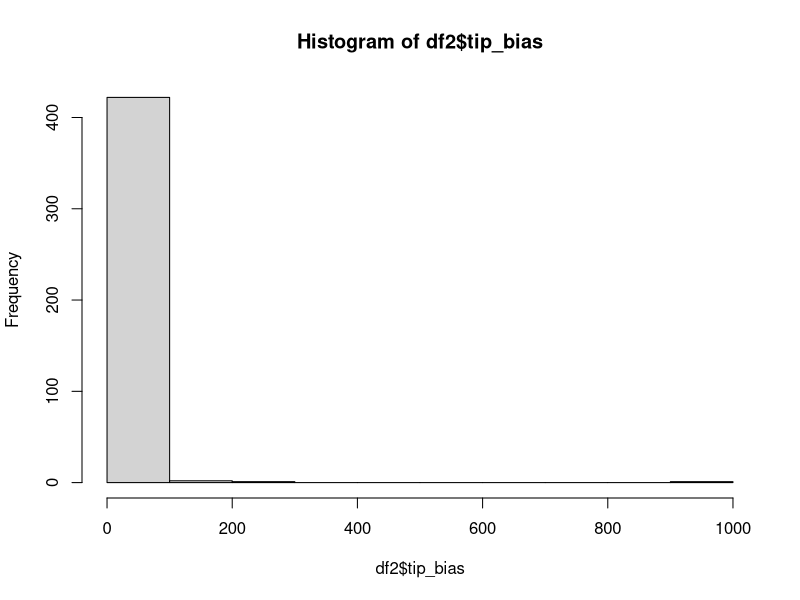

The R script that drew this image:
####
# How do dataset properties compare to recommendations?
####

rm(list = ls())

library(tidyr)
library(dplyr)
library(ggplot2)

#read in data
df <- read.csv("data/sse_review_table - main_table.csv")

#check col names
colnames(df)

#choose the columns you want in model (plus study/model_no for formatting)
df <-
  df[, c(
    'study',
    'model_no',
    'order',
    'sse_model',
    'tips',
    'year',
    'div_inc',
    'perc_sampling',
    'samples_per_state'
  )]

#make sampling fraction percentage
df$perc_sampling<-df$perc_sampling*100

#make sure factors are factors
df$order <- as.factor(df$order)
df$sse_model <- as.factor(df$sse_model)
df$year <- as.factor(df$year)
df$div_inc <- as.factor(df$div_inc)

###
# Make samples per state into tip bias
###

#get max and min values of samples per state for each model
top_df <-
  df %>% group_by(study, model_no) %>% slice_max(n = 1,
                                                 order_by = samples_per_state,
                                                 with_ties = F)

head(top_df)

bot_df <-
  df %>% group_by(study, model_no) %>% slice_min(n = 1,
                                                 order_by = samples_per_state,
                                                 with_ties = F)

head(bot_df)

#reduce to a single binary result per model per study
df2 <- df %>%
  group_by(study, model_no) %>%
  dplyr::slice(which.max(div_inc))
head(df2)

#add tip bias column by dividing larger number of tips with state A by smaller number of tips with state B
#multi-state models are therefore largest tip bias possible in the data
df2$tip_bias <- top_df$samples_per_state / bot_df$samples_per_state

#check that orders of df2 and top/bot_df match up
top_df$study==bot_df$study
top_df$model_no==bot_df$model_no

df2$model_no==bot_df$model_no
df2$model_no==top_df$model_no

df2$study==bot_df$study
df2$study==top_df$study

#remove na from tip bias column only
df2<-df2[!is.na(df2$tip_bias),]

#make new col with 2's
df2$davis<-rep(2,length(df2$study))

#split studies by year of publication Davis et al. 2013
#1 = pre DEL, 2 = post DEL
df2$davis[as.numeric(as.character(df2$year))<2014]<-1
df2$davis<-as.factor(df2$davis)

#remove inf cols
df2<-df2[df2$tip_bias<1000000,]
hist(df2$tip_bias)

#number of models with <1:10 tip ratio post-davis
sum(df2[df2$davis==2,]$tip_bias<=10)

#number of models post-davis
length(df2[df2$davis==2,]$tip_bias)

#proportion of models with <1:10 tip ratio post-davis
sum(df2[df2$davis==2,]$tip_bias<=10) / length(df2[df2$davis==2,]$tip_bias)

#number of models with <1:10 tip ratio pre-davis
sum(df2[df2$davis==1,]$tip_bias<=10)

#number of models pre-davis
length(df2[df2$davis==1,]$tip_bias)

#proportion of models with <1:10 tip ratio pre-davis
(length(df2[df2$davis==1,]$tip_bias) - sum(df2[df2$davis==1,]$tip_bias>=10)) / length(df2[df2$davis==1,]$tip_bias)

#number of models where these data were available
w_samp<-unique(df2$study)
w_samp

###
# Studies that meet all three
###

#remove studies with any NA
df2<-na.omit(df2)

#Number of models with all info
unique(df2$study)

#sampling greater than 50
df2<-df2[df2$perc_sampling>=25,]

#more than 300 tips
df2<-df2[df2$tips>=300,]

#less than 10 tip bias
df2<-df2[df2$tip_bias<=10,]

#studies that pass strict filtering
unique(df2$study)
